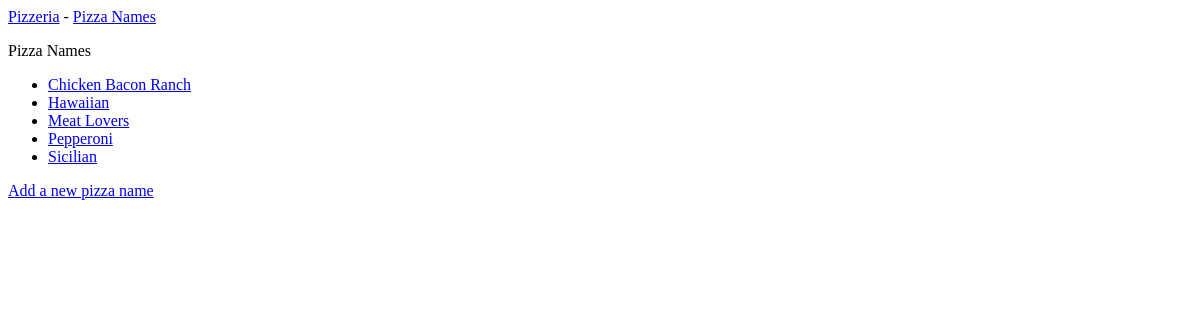
Before: /pizzanames/ with the older database file.
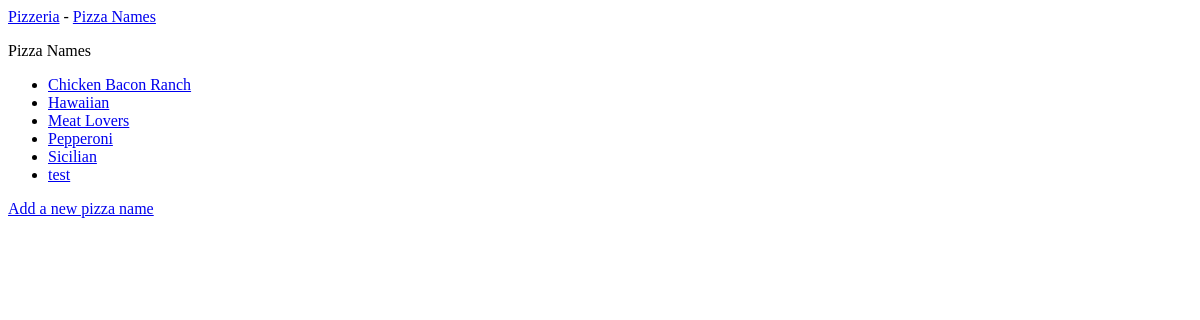
After: the same page with the newer database file.
### pizzas/models.py (models this page shows)
class PizzaName(models.Model):
    text = models.CharField(max_length=200)
    def __str__(self):
        return self.text

### pizzas/views.py (the view)
# urls.py: path('pizzanames/', views.pizzanames, name='pizzanames'),
def pizzanames(request):
    pizzanames = PizzaName.objects.order_by('text')
    context = {'pizzanames': pizzanames}
    return render(request, 'pizzas/pizzanames.html', context)

### pizzas/templates/pizzas/pizzanames.html
{% extends "pizzas/base.html" %}
{% block content %}
  <p>Pizza Names</p>
  <ul>
    {% for pizzaname in pizzanames %}
      <li>
        <a href="{% url 'pizzas:pizzaname' pizzaname.id %}">{{pizzaname}}</a>
      </li>
    {% empty %}
      <li>No Pizza Names have been added yet.</li>
    {% endfor %}
  </ul>
  <a href="{% url 'pizzas:new_pizzaname' %}">Add a new pizza name</a>
{% endblock content %}

Changed rows visible on the page:
added PizzaName: text "test"
